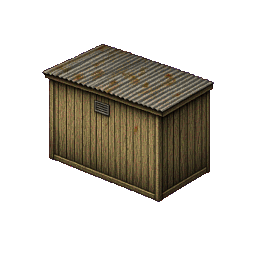
#> input picture godot/assets/textury/builder/back_toilets.png, 256 x 256 px, given in place of raw.png, which was not available
$ python web_image.py ../../godot/assets/textury/builder/back_toilets.png ../../godot/assets/textury/builder/iso_caravan.png 5 ../../godot/assets/textury/builder/iso_caravan.png
#> lines starting #> are read from the running program, lines starting #| are printed output that depends on the picture
#!/usr/bin/env python3
"""Pictures for the 1998 web (scripts/os98/web_pages.gd): a Grok render shrunk to the
size a 1998 home page would have used and saved the way it would have been: photos as
a low-quality JPEG (blocks and ringing), icons as a 16-colour GIF-ish palette.

    python tools/artgen/web_image.py <id> photo|news|gif <width> [<dest name>]
-> godot/assets/textury/web/<dest name or id>.png
"""
import io
import os
import sys

from PIL import Image

HERE = os.path.dirname(os.path.abspath(__file__))
OUT = os.path.join(HERE, "..", "..", "godot", "assets", "textury", "web")


def main():
    art_id, kind, width = sys.argv[1], sys.argv[2], int(sys.argv[3])
    name = sys.argv[4] if len(sys.argv) > 4 else art_id
    img = Image.open(os.path.join(HERE, "out", art_id, "raw.png")).convert("RGB")
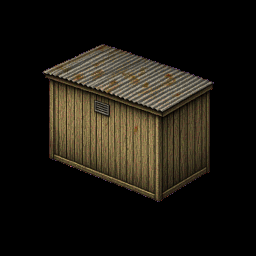
#> img: PIL image 256x256 RGB; mean R, G, B 28.1, 24.4, 17.1
    h = max(1, round(img.height * width / img.width))
#> h = 5
    img = img.resize((width, h), Image.Resampling.LANCZOS if kind != "gif" else Image.Resampling.BOX)
    if kind == "news":
        img = img.convert("L").convert("RGB")
    if kind in ("photo", "news"):
        buf = io.BytesIO()
        img.save(buf, "JPEG", quality=38 if kind == "photo" else 45, subsampling=2)
        img = Image.open(io.BytesIO(buf.getvalue())).convert("RGB")
    else:
        img = img.quantize(colors=16, dither=Image.Dither.NONE).convert("RGB")
    os.makedirs(OUT, exist_ok=True)
    img.save(os.path.join(OUT, name + ".png"))
    print(name, img.size)
#| ../../godot/assets/textury/builder/iso_caravan.png (5, 5)


if __name__ == "__main__":
    main()

$ run again, on godot/assets/textury/builder/iso_caravan.png
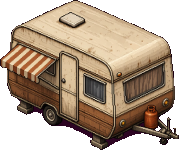
#> input picture godot/assets/textury/builder/iso_caravan.png, 179 x 150 px, given in place of raw.png, which was not available
#> in main, `img = Image.open(os.path.join(HERE, "out", art_id, "raw.png")).convert..`:
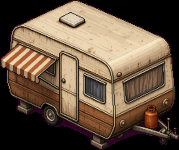
#> img: PIL image 179x150 RGB; mean R, G, B 102.8, 84.1, 66.2
#| ../../godot/assets/textury/builder/iso_caravan.png (5, 4)

$ run again, on godot/assets/textury/builder/site_worker_a2.png
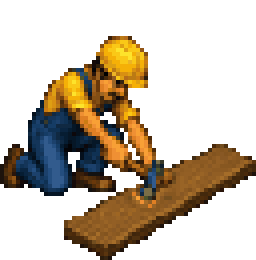
#> input picture godot/assets/textury/builder/site_worker_a2.png, 64 x 65 px, given in place of raw.png, which was not available (shown 4 times larger)
#> in main, `img = Image.open(os.path.join(HERE, "out", art_id, "raw.png")).convert..`:
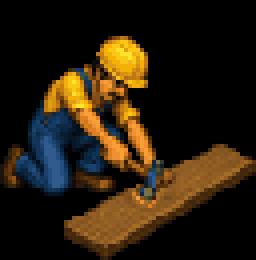
#> img: PIL image 64x65 RGB (shown 4 times larger); mean R, G, B 40.4, 29.2, 13.5
#| ../../godot/assets/textury/builder/site_worker_a2.png (5, 5)
